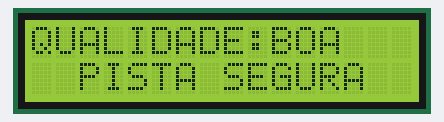
Bench run of a sketch on a simulated Arduino Uno, built with avr-gcc and run on an emulated ATmega328P. On the bench: 16×2 character LCD.

Above: at 0.1 s.
At 2.1 s:
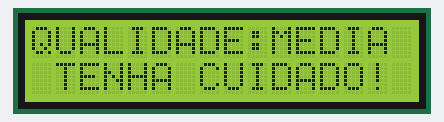
At 4.1 s:
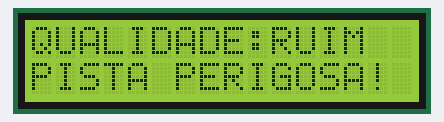

The sketch:

TesteDisplay.ino
```cpp
#include <Adafruit_LiquidCrystal.h>

//Programa: Display LCD 16x2
//Autor: FILIPEFLOP

//Carrega a biblioteca LiquidCrystal
#include <LiquidCrystal.h>

// Macros para o nível de qualidade da pista
#define RUIM  1
#define MEDIO 2
#define BOM   3
#define INIT  0
#define NULL  -1

//Define os pinos que serão utilizados para ligação ao display
LiquidCrystal lcd(12, 10, 5, 4, 3, 2);

void displayBom(){
  //Limpa a tela
  lcd.clear();
  //Posiciona o cursor na coluna 0, linha 0;
  lcd.setCursor(0, 0);
  //Envia o texto entre aspas para o LCD
  lcd.print("QUALIDADE:BOA");
  lcd.setCursor(2, 1);
  lcd.print("PISTA SEGURA");

  delay(2000);
}

void displayMedio(){
  //Limpa a tela
  lcd.clear();
  //Posiciona o cursor na coluna 0, linha 0;
  lcd.setCursor(0, 0);
  //Envia o texto entre aspas para o LCD
  lcd.print("QUALIDADE:MEDIA");
  lcd.setCursor(1, 1);
  lcd.print("TENHA CUIDADO!");

  delay(2000);
}

void displayRuim(){
  //Limpa a tela
  lcd.clear();
  //Posiciona o cursor na coluna 0, linha 0;
  lcd.setCursor(0, 0);
  //Envia o texto entre aspas para o LCD
  lcd.print("QUALIDADE:RUIM");
  lcd.setCursor(0, 1);
  lcd.print("PISTA PERIGOSA!");

  delay(2000);
}

void displayInit(){
  //Limpa a tela
  lcd.clear();
  //Posiciona o cursor na coluna 0, linha 0;
  lcd.setCursor(0, 0);
  //Envia o texto entre aspas para o LCD
  lcd.print("ESPERANDO DADOS");
  lcd.setCursor(0, 1);
  lcd.print("################");
}

void idQualidade(int qualidadePista){
  switch (qualidadePista){
  	case BOM:
      displayBom();
      break;
    case MEDIO:
      displayMedio();
      break;
    case RUIM:
      displayRuim();
      break;
    case INIT:
      displayInit();
      break;
    default:
      lcd.clear();
  }

}


void setup()
{
  //Define o número de colunas e linhas do LCD
  lcd.begin(16, 2);
  idQualidade(INIT);
  //delay(5000);
}

void loop()
{
  int arr[3] = {BOM, MEDIO, RUIM};
  for (int idx = 0; idx < sizeof(arr); idx++) {
    idQualidade(arr[idx]);
    //delay(2000);
  }
}
```

Measured:
- by itself, everything shown: repeats every 6.0 s, in 4 steps
- what the display in image 1 shows lasts 2.0 s, from 2.1 s to 4.1 s
